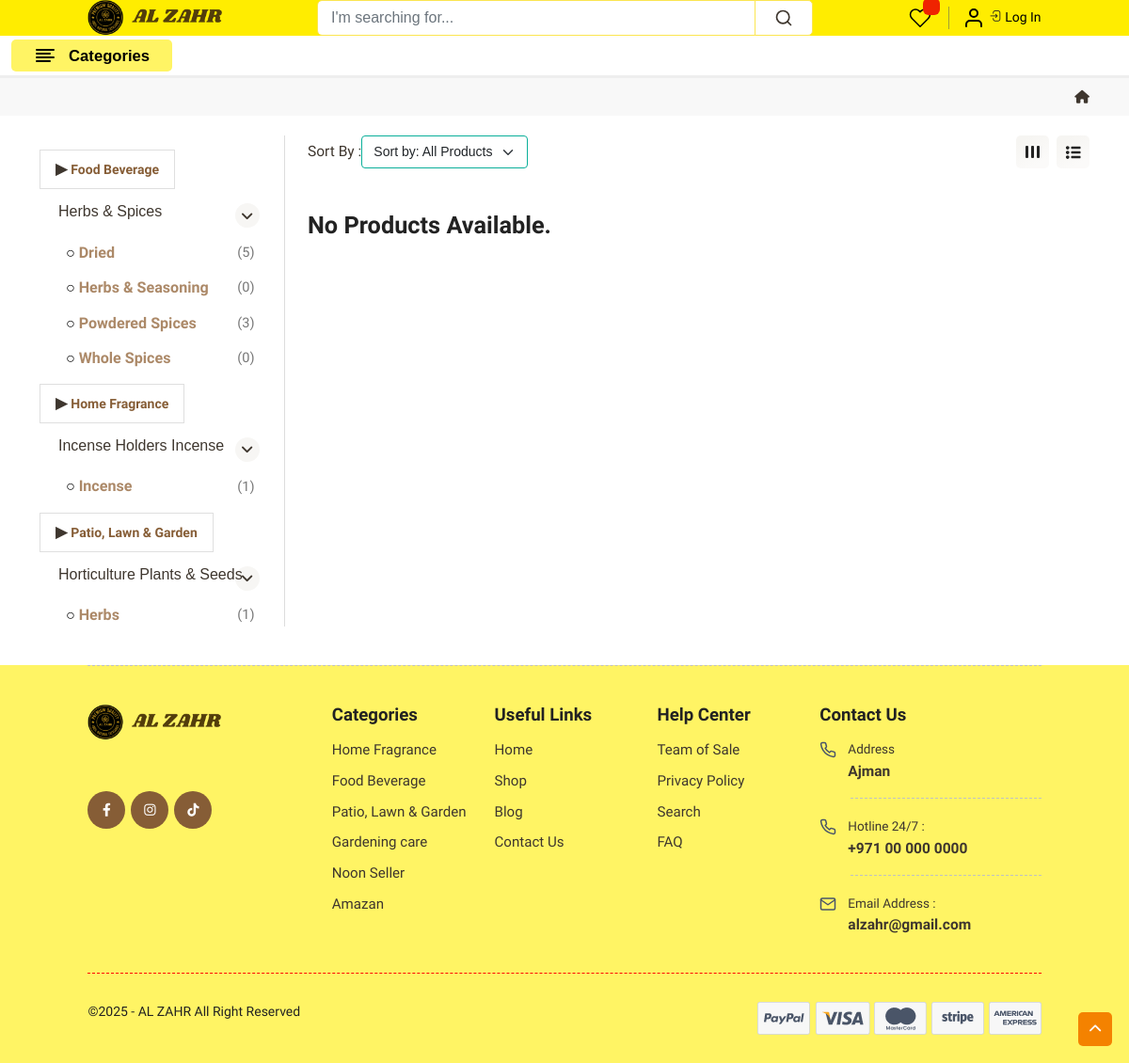
/whole/, run on the app's committed database.
### product/models.py (models this page shows, shortened)
class Category(models.Model):
    title=models.CharField(max_length=255)
    slug=models.SlugField(unique=True)
    image=models.ImageField(upload_to="categories/img",  default=False)
    icon_image =models.ImageField(upload_to="categories/icon", default=False)
    status=models.CharField(max_length=100, choices=STATUS_CHOICES,default="Published")
    active=models.BooleanField(default=True)
    created_at = models.DateTimeField(auto_now_add=True)
    updated_at = models.DateTimeField(auto_now=True)
    Category1= models.BooleanField(default=False)
    Category2= models.BooleanField(default=False)
    Category3= models.BooleanField(default=False)
    Category4= models.BooleanField(default=False)
    Category5= models.BooleanField(default=False)
    Category6= models.BooleanField(default=False)
    Category7= models.BooleanField(default=False)
    class Meta:
            verbose_name = _("Category")
            verbose_name_plural = _("Categories")
            ordering = ("title",)

class Subcategory(models.Model):
    category =models.ForeignKey("product.Category", on_delete=models.CASCADE,related_name="subcategories")
    title= models.CharField(max_length=100)
    slug = models.SlugField()
    image=models.ImageField(null=True, blank=True, upload_to="subcategories/img",  default=False)
    icon_image =models.ImageField(upload_to="subcategories/icon",  default=False)
    color = models.CharField(max_length=7, null=True, blank=True, help_text="Hex color, e.g., #FF5733")
    active=models.BooleanField(default=True,null=True,blank=True)
    is_combo = models.BooleanField(default=False)
    created_at = models.DateTimeField(auto_now_add=True)
    updated_at = models.DateTimeField(auto_now=True)
    class Meta:
        verbose_name = _("Subcategory")
        verbose_name_plural = _("Subcategories")
        ordering = ("title",)

class Producttype(models.Model):
    Subcategory =models.ForeignKey("product.Subcategory", on_delete=models.CASCADE,related_name="product_types")
    title= models.CharField(max_length=100)
    slug = models.SlugField()
    active=models.BooleanField(default=True,null=True,blank=True)
    is_combo = models.BooleanField(default=False)
    created_at = models.DateTimeField(auto_now_add=True)
    updated_at = models.DateTimeField(auto_now=True)
    class Meta:
        verbose_name = _("Product type")
        verbose_name_plural = _("Product type")
        ordering = ("title",)
    def get_sub_products(self):
        return Product.objects.filter(product_type=self)
    def get_sub_product_count(self):
        return self.get_sub_products().count()

### web/views.py (the view, shortened to what this page needs)
# urls.py: path("whole/", views.wholeView.as_view(), name="whole"),
class wholeView(ListView):
    model = Product
    template_name = "web/shop/whole.html"
    context_object_name = "products"
    paginate_by = 16
    def get_queryset(self):
            products = Product.objects.filter(is_active=True, whole=True)
            sort_by = self.request.GET.get("sort_by")
            category_slugs = self.request.GET.get("categories")  # Updated query parameter for consistency
            subcategory_slugs = self.request.GET.get("subcategories")
            product_type_slugs = self.request.GET.get("product_type")
            category_title = None
            subcategory_title = None
            producttype_title = None
            if category_slugs:
                categories = Category.objects.filter(slug__in=category_slugs.split(","))
                subcategories = Subcategory.objects.filter(category__in=categories)
                producttypes = Producttype.objects.filter(Subcategory__in=subcategories)
                products = products.filter(product_type__in=producttypes)
            if subcategory_slugs:
                subcategories = Subcategory.objects.filter(slug__in=subcategory_slugs.split(","))
                producttypes = Producttype.objects.filter(Subcategory__in=subcategories)
                products = products.filter(product_type__in=producttypes)
            if product_type_slugs:
                producttypes = Producttype.objects.filter(slug__in=product_type_slugs.split(","))
                products = products.filter(product_type__in=producttypes)
            self.category_title = category_title if category_title else None
            self.subcategory_title = subcategory_title if subcategory_title else None
            self.producttype_title = producttype_title if producttype_title else None
            return products
    def get_context_data(self, **kwargs):
        context = super().get_context_data(**kwargs)
        context["categories"] = Category.objects.prefetch_related('subcategories').filter(status='Published')
        context["subcategories"] = Subcategory.objects.filter(active=True).prefetch_related('product_types')
        context["product_type"] = Producttype.objects.filter(active=True)
        context["title"] = self.category_title
        context["sub_title"] = self.subcategory_title
        return context

### templates/web/shop/whole.html (shortened to what this page needs)
{% extends 'web/partials/base.html' %}
{% load static %}
{% block content %}
  <section class="breadcrumb-section pt-0">
    <div class="container">
      <div class="row">
        <div class="col-12">
          <div class="breadcrumb-contain">
            <nav>
              <ol class="breadcrumb mb-0">
                <li class="breadcrumb-item">
                  <a href="index.html"><i class="fa-solid fa-house"></i></a>
                </li>
              </ol>
            </nav>
          </div>
        </div>
      </div>
    </div>
  </section>
  <section class="section-shop-space shop-section">
    <div class="container">
      <div class="row">
        <div class="col-custom-3 wow fadeInUp">
          <div class="left-box">
            <div class="shop-left-sidebar">
              {% for category in categories %}
                <div class="accordion custom-accordion" id="accordionExample">
                  <a class="categories_title" href="{% url 'web:shop' %}?categories={{category.slug}}">
                    <ul>
                      <li class="list-group-item"><b>{{category.title}}</b></li>
                    </ul>
                  </a>
                  {% for subcategory in category.subcategories.all %}
                  {% if subcategory.active %}
                  <div class="accordion-item">
                    <h2 class="accordion-header" id="panelsStayOpen-headingOne">
                        <button class="accordion-button " type="button" data-bs-toggle="collapse" data-bs-target="#collapseOne">
                            <span>{{ subcategory.title }}</span>
                        </button>
                    </h2>
                    <div id="collapseOne" class="accordion-collapse collapse show">
                      <div class="accordion-body">
                        <ul class="category-list custom-padding custom-height">
                          {% for producttype in subcategory.product_types.all %}
                          {% if producttype.active %}
                          <li>
                            <div class="form-check ps-0 m-0 category-list-box">
                              <label class="form-check-label" for="{{producttype.id}}">
                                <span class="name list-py-item"><a href="{% url 'web:shop' %}?product_type={{producttype.slug}}">{{ producttype.title }}</a></span>
                                <span class="number">({{ producttype.get_sub_product_count }})</span>
                              </label>
                            </div>
                          </li>
                          {% endif %}
                          {% endfor %}
                        </ul>
                      </div>
                    </div>
                  </div>
                  {% endif %}
                  {% endfor %}
                </div>
              {% endfor %}
            </div>
          </div>
        </div>
        <div class="col-custom- wow fadeInUp">
          <div class="show-button">
            <div class="top-filter-menu">
              <div class="category-dropdown">
                <h5 class="text-content">Sort By :</h5>
                <form method="get" action="">
                  <select name="sort_by" class="form-select " style="border: 1px solid #0baf9a;" onchange="this.form.submit()">
                      <option  value="all_products" {% if request.GET.sort_by == 'all_products' %}selected{% endif %}>Sort by: All Products</option>
                  </select>
              </form>
              </div>
              <div class="grid-option d-none d-md-block">
                <ul>
                  <li class="three-grid">
                    <a href="javascript:void(0)"><img src="{% static 'web/assets/svg/grid-3.svg' %}" class="blur-up lazyload" alt="" /></a>
                  </li>
                  <li class="list-btn">
                    <a href="javascript:void(0)"><img src="{% static 'web/assets/svg/list.svg' %}" class="blur-up lazyload" alt="" /></a>
                  </li>
                </ul>
              </div>
            </div>
          </div>
          {% if products %}
          <div class="row g-sm-3 g-3 row-cols-xxl-4 row-cols-xl-4 row-cols-lg-4 row-cols-md-4 row-cols-2 product-list-section">
            {% for product in products %}
              <div>
                <div class="product-box-3 h-100 wow fadeInUp card-product">
                  <div class="product-header">
                    <div class="product-image">
                      <a href="{{ product.get_absolute_url }}"><img src="{{ product.image.url }}" class="img-fluid blur-up lazyload" alt="" /></a>
                      <ul class="product-option">
                        <li data-bs-toggle="tooltip" data-bs-placement="top" title="View">
                          <a href="javascript:void(0)" data-bs-toggle="modal"
                            data-bs-target="#view-{{ product.id }}">
                            <i data-feather="eye"></i>
                        </a>
                        </li>
                        <li data-bs-toggle="tooltip" data-bs-placement="top" title="Wishlist">
                          {% comment %} <a href="" class="notifi-wishlist btn-action-wishlist" data-id="{{ product.id }}" data-product_id="{{ product.id }}">
                              <i data-feather="heart"></i>
                          </a>  {% endcomment %}
                          <button class="notifi-wishlist btn-action-wishlist" data-product_id="{{ product.id }}" data-bs-placement="top" data-bs-html="true">
                               <i data-feather="heart"></i>
                          </button>
                      </li>
                      </ul>
                    </div>
                  </div>
                  <div class="product-footer">
                    <div class="product-detail">
                      <span class="span-name">{{ product.brand }}</span>
                      <a href="{{ product.get_absolute_url }}"><h5 class="name">{{ product.product.title }}</h5></a>
                      <p class="text-content mt-1 mb-2 product-content">{{product.display_title}}</p>
                      <div class="product-rating mt-2">
                        <ul class="rating">
                          {% for star in "12345" %}
                              {% if star|add:0 <= product.average_rating %}
                              <li>
                                  <i data-feather="star" class="fill"></i>
                              </li>
                              {% else %}
                              <li>
                                  <i data-feather="star"></i>
                              </li>
                              {% endif %}
                          {% endfor %}
                      </ul>
                      <span>( {{ product.num_of_reviews }} )</span>
                      </div>
                      <h5 class="price">
                        <span class="theme-color">AED {{ product.get_sale_price_t|floatformat:0 }}</span>
                        <del>AED {{ product.get_regular_price_t|floatformat:0 }}</del></h5>
                    </div>
                  </div>
                </div>
              </div>
              {% empty %}
             <p>No refrigerators available.</p>
             {% endfor %}
          </div>
          {% else %}
            <div class="coming-box mt-5">
                <div>
                    <div class="coming-title">
                        <h2>No products available.</h2>
                    </div>
                </div>
            </div>
          {% endif %}
        </div>
      </div>
    </div>
  </section>
{% endblock %}

### data on the page
Category: title "Food Beverage"
Subcategory: title "Herbs & Spices"
Producttype: title "Dried", get_sub_product_count "5"
Producttype: title "Herbs & Seasoning", get_sub_product_count "0"
Producttype: title "Powdered Spices", get_sub_product_count "3"
Producttype: title "Whole Spices", get_sub_product_count "0"
Category: title "Home Fragrance"
Subcategory: title "Incense Holders Incense"
Producttype: title "Incense", get_sub_product_count "1"
Category: title "Patio, Lawn & Garden"
Subcategory: title "Horticulture Plants & Seeds"
Producttype: title "Herbs", get_sub_product_count "1"
